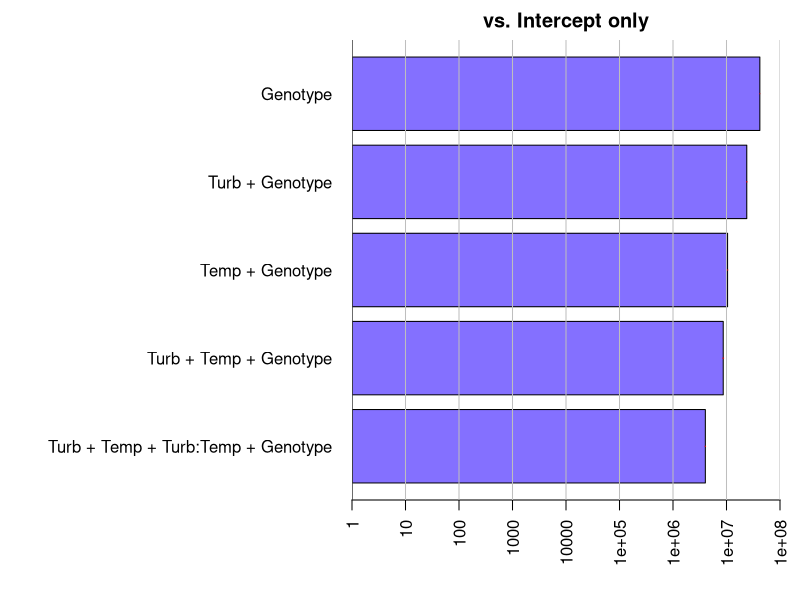

Source code (R):
## ---- chunk 1
bio <- read.csv("All_Bio_Data_Together.csv")
## ---- chunk 2
bio$Genotype <- sub("(^[^-]+)-.*", "\\1", bio$Coral.ID)
## ---- chunk 3
library(dplyr) #The package we need to mutate

#Makes us a data frame where everything has the sacrifice subtracted from it by genotype
bio.cambios <- bio %>%
  group_by(Genotype) %>%
  mutate(change.symbiont = Symbiont.Counts..symbiont.cm2. - Symbiont.Counts..symbiont.cm2.[Treatment == "None"], change.chla = Chl.a - Chl.a[Treatment == "None"], change.Chl.C.2 = Chl.C.2 - 
           Chl.C.2[Treatment == "None"], change.Chl.a.C.2 = Chl.a.C.2 - 
          Chl.a.C.2[Treatment == "None"], change.Protein.Concentration = 
           Protein.Concentration..mg.cm.2.mL.. - Protein.Concentration..mg.cm.2.mL..[Treatment == "None"], 
         change.Chl.per.symbiont = Chl.a.c.2.per.symbiont..x1000. - Chl.a.c.2.per.symbiont..x1000.[Treatment == "None"])
## ---- chunk 4
class(bio.cambios$Experiment) #Numeric, we can make that work
#New data frame without the experiment numbers we don't like
cambios <- bio.cambios[ which(bio.cambios$Experiment != 1.1 & 
                                bio.cambios$Experiment != 2.5), ]
#This also dropped all the NAs, but that may be okay
## ---- chunk 5
#So first we need to account for 2.10 getting changed to 2.1, but that's an easy fix
cambios$Experiment <- as.character(cambios$Experiment)
cambios$Experiment <- gsub("2.1", "2.10", cambios$Experiment)

#Now let's get a column for just trial numbers
cambios$Trial.Sequence <- as.numeric(sub(".*\\.", "", cambios$Experiment))
## ---- chunk 6
class(cambios$Treatment) #It's character, which I think should work well
unique(cambios$Treatment)
## ---- chunk 7
#So turbidities are easy, temperatures may be a bit cheekier
cambios$Turb <- substr(cambios$Treatment, 1, 2)
cambios$Turb <- as.numeric(cambios$Turb)

#Let's see if we can reverse substring and then replace
library(stringr) #bringing in a package we need to substring backwards
cambios$Temp <- str_sub(cambios$Treatment,-3,-1) #Getting the last 3 characters or less when
#there are less
cambios$Temp <- gsub("15", "27", cambios$Temp)
cambios$Temp <- gsub("29", "27", cambios$Temp)
cambios$Temp <- gsub("50", "27", cambios$Temp)
cambios$Temp <- gsub("C", "", cambios$Temp)
cambios$Temp <- gsub("0", "27", cambios$Temp)
cambios$Temp <- gsub("327", "30", cambios$Temp) #It's only stupid if it doesn't work
cambios$Temp <- as.numeric(cambios$Temp)
## ---- chunk 8
# Load packages
library(BayesFactor) # needed to calculate Bayes factors
library(here) # needed to assign working directory for relative paths 
## ---- chunk 9
colnames(cambios)
## ---- chunk 10
cambios$Genotype <- as.factor(cambios$Genotype)
## ---- chunk 11
#So now we make our Bayesian Models
bayes_rm <- generalTestBF(Symbiont.Counts..symbiont.cm2. ~ Turb * 
                            Temp + Genotype, 
                          data = cambios, whichRandom = "Genotype", 
                          neverExclude = "Genotype")
## ---- chunk 12
bayes_rm
## ---- chunk 13
#So now we make our Bayesian Models
bayes_rm.change.symbiont <- generalTestBF(change.symbiont ~ Turb * 
                            Temp + Genotype, 
                          data = cambios, whichRandom = "Genotype", 
                          neverExclude = "Genotype")
## ---- chunk 14
bayes_rm.change.symbiont
## ---- chunk 15
plot(bayes_rm.change.symbiont)
